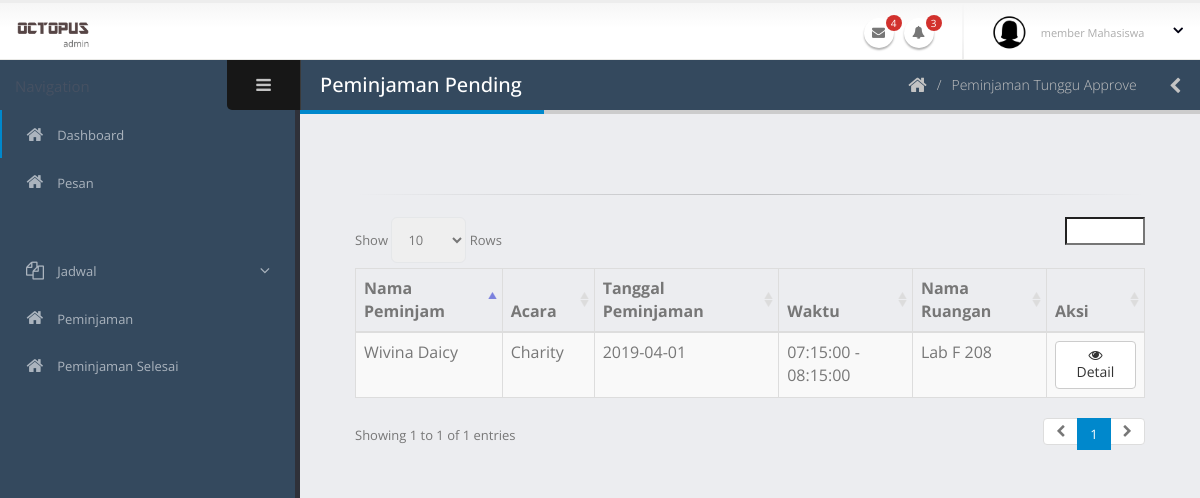
/admin/peminjamanPending.php, run on an earlier commit of the app's database.
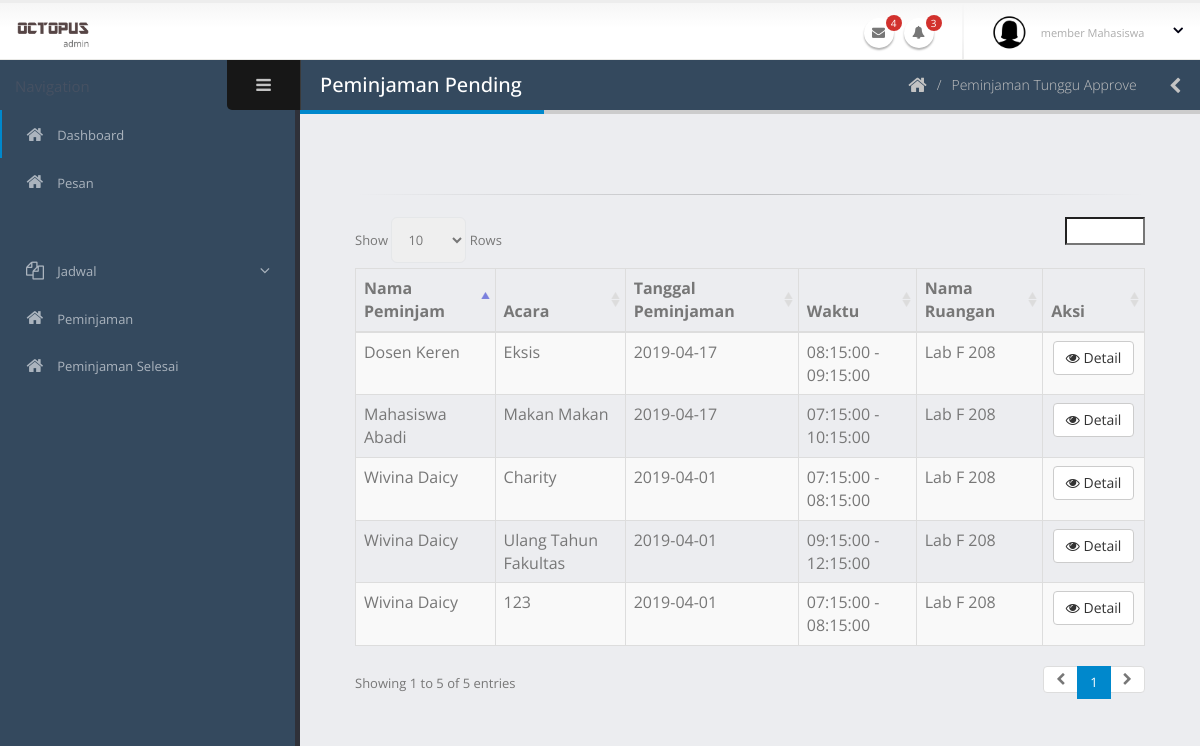
And on a later commit of the database.
### tables this page shows
CREATE TABLE `peminjaman` (
  `id_peminjaman` varchar(40) NOT NULL COMMENT 'PJ-0',
  `tanggal_peminjaman` date NOT NULL,
  `id_ruangan` varchar(40) NOT NULL,
  `waktu_mulai` time NOT NULL,
  `waktu_selesai` time NOT NULL,
  `id_pengguna` varchar(40) NOT NULL,
  `acara` varchar(70) NOT NULL,
  `jumlah_peserta` int(11) NOT NULL,
  `id_kategoriAcara` int(11) NOT NULL,
  `deskripsi_acara` text NOT NULL,
  `status_peminjaman` int(11) NOT NULL COMMENT '0:TUNGGU APPROVE, 1:APPROVED, 2:SEDANG DIPINJAM, 3:SELESAI, 4:TIDAK APPROVE',
  `user_add` varchar(40) NOT NULL,
  `waktu_add` datetime NOT NULL,
  `user_edit` varchar(40) NOT NULL,
  `waktu_edit` datetime NOT NULL,
  `user_delete` varchar(40) NOT NULL,
  `waktu_delete` datetime NOT NULL,
  `status_delete` int(11) NOT NULL
);

CREATE TABLE `pengguna` (
  `id_pengguna` varchar(40) NOT NULL COMMENT 'USER-0',
  `email` varchar(50) NOT NULL,
  `kata_sandi` text NOT NULL,
  `nama_lengkap` varchar(60) NOT NULL,
  `jenis_kelamin` char(1) NOT NULL,
  `tanggal_lahir` date NOT NULL,
  `alamat` text NOT NULL,
  `no_hp` varchar(20) NOT NULL,
  `tanggal_masuk` date NOT NULL,
  `status_pengguna` int(11) NOT NULL COMMENT '1: SUPER ADMIN, 2: ADMIN, 3: MEMBER DOSEN, 4:MEMBER MAHASISWA',
  `status_daftar` int(11) NOT NULL COMMENT '0 =TIDAK AKTIF, 1=MENUNGGU APPROVE, 2=AKTIF',
  `user_add` varchar(40) NOT NULL,
  `waktu_add` datetime NOT NULL,
  `user_edit` varchar(40) NOT NULL,
  `waktu_edit` datetime NOT NULL,
  `user_delete` varchar(40) NOT NULL,
  `waktu_delete` datetime NOT NULL,
  `status_delete` int(11) NOT NULL
);

CREATE TABLE `ruangan` (
  `id_ruangan` varchar(40) NOT NULL COMMENT 'R-0',
  `nama_ruangan` varchar(60) NOT NULL,
  `jenis_ruangan` int(11) NOT NULL COMMENT '1:LABORATORIUM, 2: MEETING ROOM',
  `gedung_lantai` varchar(20) NOT NULL,
  `kapasitas` int(11) NOT NULL,
  `deskripsi` text NOT NULL,
  `user_add` varchar(40) NOT NULL,
  `waktu_add` datetime NOT NULL,
  `user_edit` varchar(40) NOT NULL,
  `waktu_edit` datetime NOT NULL,
  `user_delete` varchar(40) NOT NULL,
  `waktu_delete` datetime NOT NULL,
  `status_delete` int(11) NOT NULL
);

### session.php (called while the page is built, shortened)
<?php
$email = $_SESSION['email'];
$password =$_SESSION['password'];
$jk = $_SESSION['jk'];
$id = $_SESSION['id'];
?>

### admin/peminjamanPending.php (the view, shortened to what this page needs)
<?php include('../session.php')?>
<?php include('../koneksi.php'); ?>
<?php include('req/head.php');?>
<?php include('req/header.php');?>
<?php include('req/leftbar.php');?>
	<section role="main" class="content-body">
		<header class="page-header">
			<h2>Peminjaman Pending</h2>
			<div class="right-wrapper pull-right">
				<ol class="breadcrumbs">
					<li>
						<a href="index.php">
							<i class="fa fa-home"></i>
						</a>
					</li>
					<li>
                        <a href="peminjamanPending.php">
                            <span>Peminjaman Tunggu Approve</span>
                        </a>
                    </li>
				</ol>
				<a class="sidebar-right-toggle" data-open="sidebar-right"><i class="fa fa-chevron-left"></i></a>
			</div>
		</header>
<div class="container-fluid">
	<br>
	<hr>
	<table  class="table table-bordered table-striped mb-none" id="datatable-default">
		<thead>
			<tr>
				<th>Nama Peminjam</th>
                <th>Acara</th>
				<th>Tanggal Peminjaman</th>
				<th>Waktu</th>
				<th>Nama Ruangan</th>
				<th>Aksi</th>
			</tr>
		</thead>
		<tbody>
		<?php
			$query = mysqli_query($koneksi, "SELECT * from peminjaman JOIN pengguna JOIN ruangan ON pengguna.id_pengguna = peminjaman.id_pengguna AND ruangan.id_ruangan = peminjaman.id_ruangan WHERE status_peminjaman='0' ORDER BY tanggal_peminjaman ASC");
			while($data=mysqli_fetch_array($query)){
			?>
			<tr>
				<td><?php echo $data['nama_lengkap']?></td>
				<td><?php echo $data['acara']?></td>
				<td><?php echo $data['tanggal_peminjaman']?></td>
				<td><?php echo $data['waktu_mulai'] . " - " . $data['waktu_selesai']?></td>
                <td><?php echo $data['nama_ruangan']?></td>
				<td class="text-center">
					<a class="btn btn-default" href="detailPeminjamanTunggu.php?idpeminjaman=<?php echo $data['id_peminjaman'];?>"><i class='fa fa-eye'></i> Detail
					</a>
				</td>
			</tr>
			<?php } ?>
		</tbody>
	</table>
</div>
<?php include('req/endtitle.php');?>
<?php include('req/script.php');?>

### admin/req/head.php (shortened to what this page needs)
<html class="fixed">
	<head>
		<link rel="stylesheet" href="assets/vendor/bootstrap/css/bootstrap.css" />
		<link rel="stylesheet" href="assets/vendor/font-awesome/css/font-awesome.css" />
		<link rel="stylesheet" href="assets/vendor/magnific-popup/magnific-popup.css" />
		<link rel="stylesheet" href="assets/vendor/bootstrap-datepicker/css/datepicker3.css" />
		<link rel="stylesheet" href="assets/vendor/jquery-ui/css/ui-lightness/jquery-ui-1.10.4.custom.css" />
		<link rel="stylesheet" href="assets/vendor/bootstrap-multiselect/bootstrap-multiselect.css" />
		<link rel="stylesheet" href="assets/vendor/morris/morris.css" />
		<link rel="stylesheet" href="assets/vendor/bootstrap-fileupload/bootstrap-fileupload.min.css" />
		<link rel="stylesheet" href="assets/vendor/select2/select2.css" />
		<link rel="stylesheet" href="assets/vendor/jquery-datatables-bs3/assets/css/datatables.css" />
		<link rel="stylesheet" href="assets/vendor/pnotify/pnotify.custom.css" />
		<link rel="stylesheet" href="assets/vendor/jquery-ui/css/ui-lightness/jquery-ui-1.10.4.custom.css" />
		<link rel="stylesheet" href="assets/vendor/fullcalendar/fullcalendar.css" />
		<link rel="stylesheet" href="assets/vendor/fullcalendar/fullcalendar.print.css" media="print" />
		<link rel="stylesheet" href="assets/stylesheets/theme.css" />
		<link rel="stylesheet" href="assets/stylesheets/skins/default.css" />
		<link rel="stylesheet" href="assets/stylesheets/theme-custom.css">
	</head>

### admin/req/header.php (shortened to what this page needs)
<section class="body">
	<header class="header">
		<div class="logo-container">
			<a href="../" class="logo">
				<img src="assets/images/logo.png" height="35" alt="JSOFT Admin" />
			</a>
		</div>
		<div class="header-right">
			<ul class="notifications">
				<li>
					<a href="#" class="dropdown-toggle notification-icon" data-toggle="dropdown">
						<i class="fa fa-envelope"></i>
						<span class="badge">4</span>
					</a>
				</li>
				<li>
					<a href="#" class="dropdown-toggle notification-icon" data-toggle="dropdown">
						<i class="fa fa-bell"></i>
						<span class="badge">3</span>
					</a>
				</li>
			</ul>
			<span class="separator"></span>
			<div id="userbox" class="userbox">
				<a href="#" data-toggle="dropdown">
					<figure class="profile-picture">
						<?php
						if($jk=="l"){
							$foto = "../images/fotoprofil/male.png";
						}else{
							$foto = "../images/fotoprofil/female.png";
						}
						?>
						<img src="<?php echo $foto ?>"/>
					</figure>
					<div class="profile-info">
						<?php
						$query = mysqli_query($koneksi, "SELECT * from pengguna WHERE id_pengguna='$id'");
						$data = mysqli_fetch_array($query);
						if($data['status_pengguna']=="1"){
							$stat = "Super Admin";
						}else if($data['status_pengguna']=="2"){
							$stat = "Admin";
						}else if($data['status_pengguna']=="3"){
							$stat = "Member Dosen";
						}else{
							$stat = "member Mahasiswa";
						}
						?>
						<span class="role"><?php echo $stat?></span>
					</div>
					<i class="fa custom-caret"></i>
				</a>
			</div>
		</div>
	</header>

### admin/req/leftbar.php (shortened to what this page needs)
<div class="inner-wrapper">
	<aside id="sidebar-left" class="sidebar-left">
		<div class="sidebar-header">
			<div class="sidebar-title">
			</div>
			<div class="sidebar-toggle hidden-xs" data-toggle-class="sidebar-left-collapsed" data-target="html" data-fire-event="sidebar-left-toggle">
				<i class="fa fa-bars" aria-label="Toggle sidebar"></i>
			</div>
		</div>
		<div class="nano">
			<div class="nano-content">
				<nav id="menu" class="nav-main" role="navigation">
					<?php
					$query = "SELECT * FROM pengguna WHERE status_delete ='0' AND email='$email' AND kata_sandi='$password'";
					$eksekusi = mysqli_query($koneksi, $query);
					$data = mysqli_fetch_array($eksekusi);
					if($data['status_pengguna']==1){
					?>
					<ul class="nav nav-main">
						<li class="nav-active">
							<a href="index.html">
								<i class="fa fa-home" aria-hidden="true"></i>
								<span>Dashboard</span>
							</a>
						</li>
						<li>
							<a href="">
								<i class="fa fa-home" aria-hidden="true"></i>
								<span>Pesan</span>
							</a>
						</li>
						<li class="nav-parent">
							<a>
								<i class="fa fa-copy" aria-hidden="true"></i>
								<span>Master Data</span>
							</a>
							<ul class="nav nav-children">
								<li>
									<a href="pengguna.php">
										 Pengguna
									</a>
								</li>
								<li>
									<a href="mahasiswa.php">
										 Mahasiswa
									</a>
								</li>
								<li>
									<a href="">
										 Program Studi &amp; Fakultas
									</a>
								</li>
								<li>
									<a href="">
										 Ruangan &amp; Jenis Ruangan
									</a>
								</li>
								<li>
									<a href="">
										 Barang &amp; Jenis Barang
									</a>
								</li>
								<li>
									<a href="">
										 Kategori Acara
									</a>
								</li>
							</ul>
						</li>
						<li>
							<a href="memberPending.php">
								<i class="fa fa-home" aria-hidden="true"></i>
								<span>New Member Pending</span>
							</a>
						</li>
						<hr class="separator" />
						<li class="nav-parent">
							<a>
								<i class="fa fa-copy" aria-hidden="true"></i>
								<span>Jadwal</span>
							</a>
							<ul class="nav nav-children">
								<li>
									<a href="jadwalLab.php">
										 Laboratorium
									</a>
								</li>
								<li>
									<a href="">
										 Ruang Meeting
									</a>
								</li>
							</ul>
						</li>
						<li>
							<a href="peminjamanPending.php">
								<i class="fa fa-home" aria-hidden="true"></i>
								<span>Peminjaman Tunggu Approve</span>
							</a>
						</li>
						<li>
							<a href="">
								<i class="fa fa-home" aria-hidden="true"></i>
								<span>Peminjaman</span>
							</a>
						</li>
						<li>
							<a href="">
								<i class="fa fa-home" aria-hidden="true"></i>
								<span>Peminjaman Selesai</span>
							</a>
						</li>
						<li>
							<a href="">
								<i class="fa fa-home" aria-hidden="true"></i>
								<span>Log Peminjaman</span>
							</a>
						</li>
						<!--
						<li class="nav-parent">
							<a>
								<i class="fa fa-align-left" aria-hidden="true"></i>
								<span>Menu Levels</span>
							</a>
							<ul class="nav nav-children">
								<li>
									<a>First Level</a>
								</li>
								<li class="nav-parent">
									<a>Second Level</a>
									<ul class="nav nav-children">
										<li class="nav-parent">
											<a>Third Level</a>
											<ul class="nav nav-children">
												<li>
													<a>Third Level Link #1</a>
												</li>
												<li>
													<a>Third Level Link #2</a>
												</li>
											</ul>
										</li>
										<li>
											<a>Second Level Link #1</a>
										</li>
										<li>
											<a>Second Level Link #2</a>
										</li>
									</ul>
								</li>
							</ul>
						</li>
						<li>
							<a href="http://themeforest.net/item/JSOFT-responsive-html5-template/4106987?ref=JSOFT" target="_blank">
								<i class="fa fa-external-link" aria-hidden="true"></i>
								<span>Front-End <em class="not-included">(Not Included)</em></span>
							</a>
						</li>-->
					</ul>
					<?php }else{  ?>
					<ul class="nav nav-main">
						<li class="nav-active">
							<a href="index.html">
								<i class="fa fa-home" aria-hidden="true"></i>
								<span>Dashboard</span>
							</a>
						</li>
						<li>
							<a href="">
								<i class="fa fa-home" aria-hidden="true"></i>
								<span>Pesan</span>
							</a>
						</li>
						<hr class="separator" />
						<li class="nav-parent">
							<a>
								<i class="fa fa-copy" aria-hidden="true"></i>
								<span>Jadwal</span>
							</a>
						</li>
						<li>
							<a href="">
								<i class="fa fa-home" aria-hidden="true"></i>
								<span>Peminjaman</span>
							</a>
						</li>
						<li>
							<a href="">
								<i class="fa fa-home" aria-hidden="true"></i>
								<span>Peminjaman Selesai</span>
							</a>
						</li>
					</ul>
					<?php } ?>
				</nav>
			</div>
		</div>
	</aside>

### admin/req/endtitle.php
	</section>
</div>

### admin/req/script.php (shortened to what this page needs)
		</section>
	</body>
</html>

### admin/assets/stylesheets/skins/default.css (style rules this page uses)
a, .btn-link { color: #0088cc; }
.page-header h2 { border-bottom-color: #0088cc; }
ul.nav-main > li.nav-active > a { box-shadow: 2px 0 0 #0088cc inset; }
.notifications .notification-menu:before, .notifications .notification-icon:before { border-bottom-color: #0088cc; }

What changed in the data, as far as the page shows it:
now on this page (row edited): peminjaman: id_pengguna.nama_lengkap "Wivina Daicy", acara "Ulang Tahun Fakultas", tanggal_peminjaman "2019-04-01", waktu_mulai "09:15:00", waktu_selesai "12:15:00", id_ruangan.nama_ruangan "Lab F 208"
added peminjaman: id_pengguna.nama_lengkap "Wivina Daicy", acara "123", tanggal_peminjaman "2019-04-01", waktu_mulai "07:15:00", waktu_selesai "08:15:00", id_ruangan.nama_ruangan "Lab F 208"
added peminjaman: id_pengguna.nama_lengkap "Mahasiswa Abadi", acara "Makan Makan", tanggal_peminjaman "2019-04-17", waktu_mulai "07:15:00", waktu_selesai "10:15:00", id_ruangan.nama_ruangan "Lab F 208"
added peminjaman: id_pengguna.nama_lengkap "Dosen Keren", acara "Eksis", tanggal_peminjaman "2019-04-17", waktu_mulai "08:15:00", waktu_selesai "09:15:00", id_ruangan.nama_ruangan "Lab F 208"
Also different on the page:
text written by a page script: "Show Rows Showing 1 to 1 of 1 entries 1" → "Show Rows Showing 1 to 5 of 5 entries 1"
